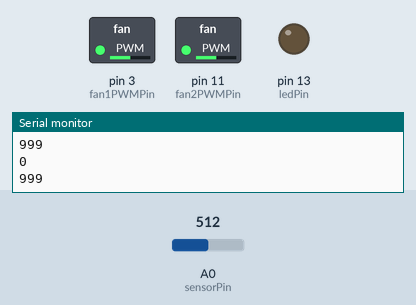
Simulated run of this sketch. Board: Arduino Uno, built with avr-gcc and run on an emulated ATmega328P. On the bench: switched loads named in the sketch (green lamp = pin HIGH), output pins drawn as LEDs (lit = HIGH), the last lines printed to the serial monitor. The inputs (shaded band) are chosen by the test bench; at power-on: A0 (sensorPin) = 512.

Above: at 2.8 s.
2.9 s: A0 (sensorPin) set to 716
At 4.2 s:
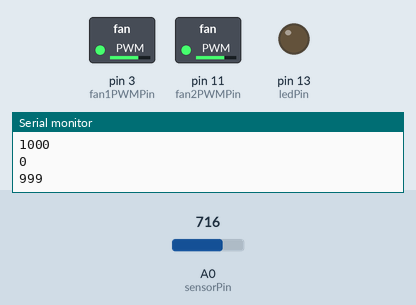
4.5 s: A0 (sensorPin) set to 900
At 6.0 s:
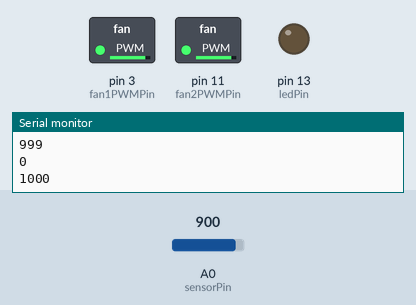
6.5 s: A0 (sensorPin) set to 122
At 7.5 s:
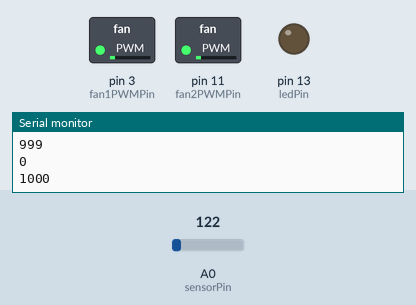
Timing chart, 0 to 9.5 s (numbered marks = the images above; inputs shaded):
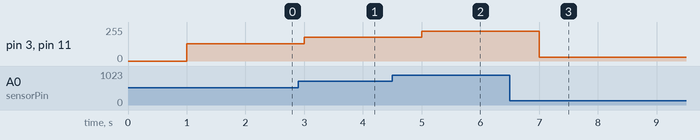

The sketch:

rekuperator.ino
```cpp
const int ledPin =  13;      // the number of the LED pin

int sensorPin = A0; // select the input pin for the potentiometer
int fan1PWMPin = 3;  // EBM fan IN
int fan2PWMPin = 11;  // EBM fan OUT
int fan1IntPin = 2;
int fan2IntPin = 7;
int OneWirePin = 5;
int humiditySensorPin = 4;

volatile byte fan1;
unsigned int fan1RPM;
unsigned long fan1TimeOld;


void setup() {
  // initialize serial communication at 9600 bits per second:
  Serial.begin(9600);

  //http://forum.arduino.cc/index.php?topic=16612#msg121031
  // Pins 11 and 3
  TCCR2B = TCCR2B & 0b11111000 | 0x02; //Frequency 3906.25 Hz
  // initialize the LED pin as an output:
  pinMode(ledPin, OUTPUT);

  pinMode(sensorPin,INPUT);
  pinMode(fan1PWMPin,OUTPUT); //scale of 0 - 255
  pinMode(fan2PWMPin,OUTPUT); //scale of 0 - 255

  //attachInterrupt(digitalPinToInterrupt(fan1IntPin), fan1_func, FALLING);
  fan1 = 0;
  fan1RPM = 0;
  fan1TimeOld = 0;
}

void loop() {
  delay(1000);
  //Don't process interrupts during calculations
//  detachInterrupt(0);
  // put your main code here, to run repeatedly:
  int sensorValue = analogRead(sensorPin)/4; //scale of 0 - 255
  int sensorValuePercent = (int) sensorValue/255.00*100.00;
  analogWrite(fan1PWMPin, sensorValue);
  analogWrite(fan2PWMPin, sensorValue);
  // print out the sensorValue:
  //Serial.print(sensorValue);
  //Serial.print("  ");
  //Serial.println(sensorValuePercent);


  //Update RPM every 20 counts, increase this for better RPM resolution,
  //decrease for faster update
  fan1RPM = 60*1000/(millis() - fan1TimeOld)*fan1;
  Serial.println(fan1);
  Serial.println(millis()-fan1TimeOld);
  fan1TimeOld = millis();
  fan1 = 0;

//  attachInterrupt(digitalPinToInterrupt(fan1IntPin), fan1_func, FALLING);
}

void fan1_func() {
  fan1++;
//  digitalWrite(ledPin, HIGH);
//  digitalWrite(ledPin, LOW);
}
```

Measured:
- after the input at 2.9 s, pin 3 (fan1PWMPin), pin 11 (fan2PWMPin): 128/255 → 179/255 after 0.10 s
- after the input at 4.5 s, pin 3 (fan1PWMPin), pin 11 (fan2PWMPin): 179/255 → 225/255 after 0.50 s
- after the input at 6.5 s, pin 3 (fan1PWMPin), pin 11 (fan2PWMPin): 225/255 → 30/255 after 0.50 s
